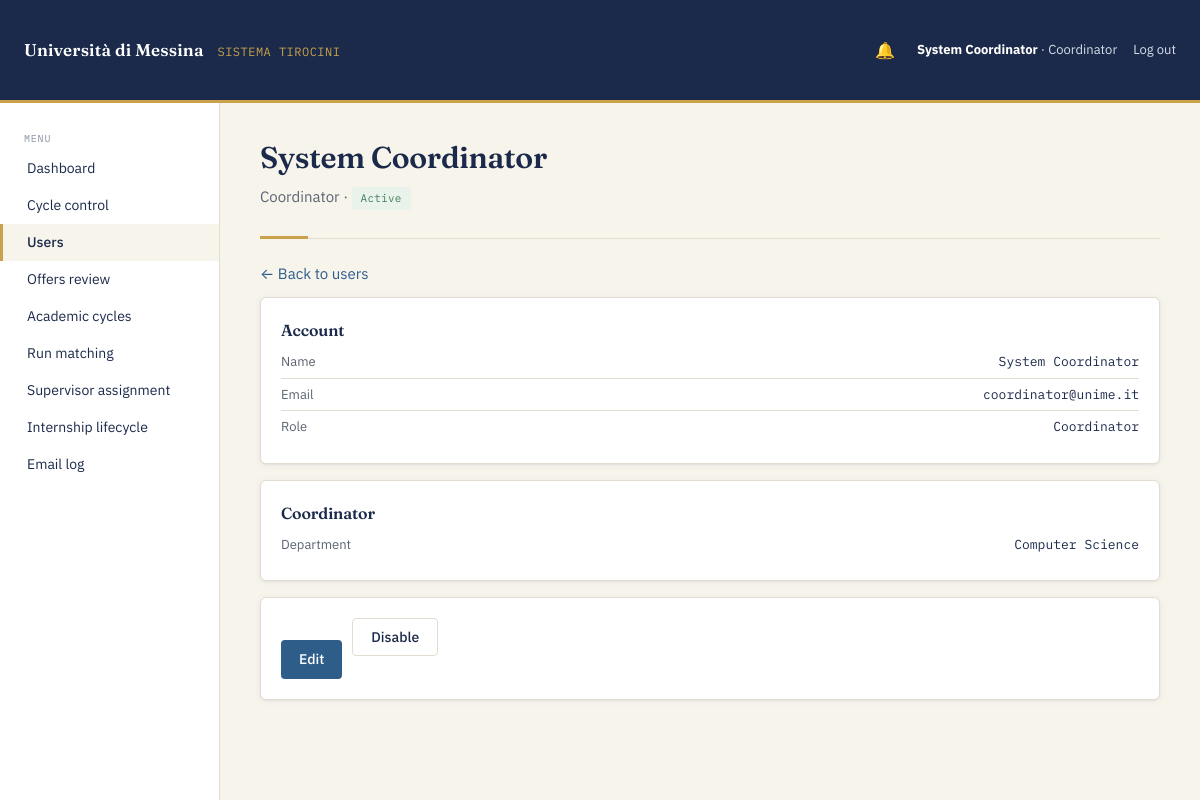
The app's page /admin/user-profile.php?id=1 (signed in) with its own data.
### tables this page shows
CREATE TABLE `users` (
  `id`            INT UNSIGNED AUTO_INCREMENT PRIMARY KEY,
  `email`         VARCHAR(255) NOT NULL UNIQUE,
  `password_hash` VARCHAR(255) NOT NULL,
  `role`          ENUM('student','professor','company','coordinator') NOT NULL,
  `first_name`    VARCHAR(100) NOT NULL,
  `last_name`     VARCHAR(100) NOT NULL,
  `is_active`     TINYINT(1) NOT NULL DEFAULT 1,
  `created_at`    DATETIME NOT NULL DEFAULT CURRENT_TIMESTAMP,
  `updated_at`    DATETIME NOT NULL DEFAULT CURRENT_TIMESTAMP ON UPDATE CURRENT_TIMESTAMP,
  INDEX `idx_role` (`role`)
);

CREATE TABLE `coordinators` (
  `id`                    INT UNSIGNED AUTO_INCREMENT PRIMARY KEY,
  `user_id`               INT UNSIGNED NOT NULL UNIQUE,
  `department`            VARCHAR(150) NOT NULL,
  `created_at`            DATETIME NOT NULL DEFAULT CURRENT_TIMESTAMP,
  `updated_at`            DATETIME NOT NULL DEFAULT CURRENT_TIMESTAMP ON UPDATE CURRENT_TIMESTAMP,
  FOREIGN KEY (`user_id`) REFERENCES `users`(`id`) ON DELETE CASCADE
);

### includes/auth.php (called while the page is built, shortened)
<?php
function currentUser() {
    return [
        'id' => $_SESSION['user_id'] ?? null,
        'role' => $_SESSION['role'] ?? null,
        'name' => $_SESSION['name'] ?? null,
    ];
}

### admin/user-profile.php (the view, shortened to what this page needs)
<?php
require '../includes/db.php';
require '../includes/auth.php';
$activePage = 'users';
$userId = (int)($_GET['id'] ?? $_POST['user_id'] ?? 0);
$stmt = $db->prepare("SELECT * FROM users WHERE id = ?");
$stmt->execute([$userId]);
$u = $stmt->fetch();
if ($u['role'] === 'student') {
    $stmt = $db->prepare("SELECT * FROM students WHERE user_id = ?");
} elseif ($u['role'] === 'professor') {
    $stmt = $db->prepare("SELECT * FROM professors WHERE user_id = ?");
} elseif ($u['role'] === 'company') {
    $stmt = $db->prepare("SELECT * FROM companies WHERE user_id = ?");
} else {
    $stmt = $db->prepare("SELECT * FROM coordinators WHERE user_id = ?");
}
$stmt->execute([$userId]);
$roleProfile = $stmt->fetch();
$stmt = $db->prepare("SELECT * FROM users WHERE id = ?");
$stmt->execute([$userId]);
$u = $stmt->fetch();
$isPending = ($u['role'] === 'student' && ($roleProfile['registration_status'] ?? '') === 'pending');
$editMode  = isset($_GET['edit']);
require '../includes/header.php';
?>
<div class="page-header">
    <h1><?= htmlspecialchars($u['first_name'] . ' ' . $u['last_name']) ?></h1>
    <p>
        <?= htmlspecialchars(ucfirst($u['role'])) ?> ·
        <span class="badge badge-<?= $u['is_active'] ? 'open' : 'closed' ?>"><?= $u['is_active'] ? 'Active' : 'Disabled' ?></span>
    </p>
</div>
<p><a href="<?= BASE_URL ?>/admin/users.php">← Back to users</a></p>
<?php if (!$editMode): ?>
    <div class="card">
        <h3>Account</h3>
        <div class="field-row"><span>Name</span><span><?= htmlspecialchars($u['first_name'] . ' ' . $u['last_name']) ?></span></div>
        <div class="field-row"><span>Email</span><span><?= htmlspecialchars($u['email']) ?></span></div>
        <div class="field-row"><span>Role</span><span><?= htmlspecialchars(ucfirst($u['role'])) ?></span></div>
    </div>
    <?php if ($u['role'] === 'student' && $roleProfile): ?>
        <div class="card">
            <h3>Identity</h3>
            <div class="field-row"><span>Matricola</span><span><?= htmlspecialchars($roleProfile['matricola']) ?></span></div>
            <div class="field-row"><span>Program</span><span><?= htmlspecialchars($roleProfile['program']) ?></span></div>
            <div class="field-row"><span>Enrollment year</span><span><?= htmlspecialchars($roleProfile['enrollment_year']) ?></span></div>
            <div class="field-row"><span>GPA</span><span><?= $roleProfile['gpa'] !== null ? htmlspecialchars($roleProfile['gpa']) : '—' ?></span></div>
        </div>
        <div class="card">
            <h3>Academic record</h3>
            <div class="field-row"><span>Total CFU</span><span><strong><?= (int)$roleProfile['total_cfu'] ?></strong></span></div>
            <?php if (empty($academicRecords)): ?>
                <p style="font-size:13px;color:var(--slate-light);margin-top:12px;">No exams on file.</p>
            <?php else: ?>
                <table style="margin-top:12px;">
                    <thead><tr><th>Exam</th><th>CFU</th><th>Grade</th><th>Date</th></tr></thead>
                    <tbody>
                    <?php foreach ($academicRecords as $r): ?>
                        <tr>
                            <td><?= htmlspecialchars($r['exam_name']) ?></td>
                            <td><?= (int)$r['cfu'] ?></td>
                            <td><?= htmlspecialchars($r['grade'] ?? '—') ?></td>
                            <td><?= htmlspecialchars($r['exam_date'] ?? '—') ?></td>
                        </tr>
                    <?php endforeach; ?>
                    </tbody>
                </table>
            <?php endif; ?>
        </div>
        <?php if (!empty($roleProfile['competency_description'])): ?>
            <div class="card">
                <h3>Competency description</h3>
                <p><?= nl2br(htmlspecialchars($roleProfile['competency_description'])) ?></p>
            </div>
        <?php endif; ?>
    <?php elseif ($u['role'] === 'coordinator' && $roleProfile): ?>
        <div class="card">
            <h3>Coordinator</h3>
            <div class="field-row"><span>Department</span><span><?= htmlspecialchars($roleProfile['department']) ?></span></div>
        </div>
    <?php endif; ?>
    <div class="card" style="display:flex;gap:10px;flex-wrap:wrap;">
        <a href="<?= BASE_URL ?>/admin/user-profile.php?id=<?= $userId ?>&edit=1" class="btn btn-primary" style="width:auto;">Edit</a>
        <?php if ($isPending): ?>
            <form method="post" style="margin:0;">
                <input type="hidden" name="user_id" value="<?= $userId ?>">
                <input type="hidden" name="action" value="approve">
                <button type="submit" class="btn btn-primary" style="width:auto;background:#16a34a;"
                        onclick="return confirm('Approve <?= htmlspecialchars(addslashes($u['first_name'].' '.$u['last_name'])) ?>?');">
                    Approve
                </button>
            </form>
            <form method="post" style="margin:0;"
                  onsubmit="return confirm('Reject this registration?');">
                <input type="hidden" name="user_id" value="<?= $userId ?>">
                <input type="hidden" name="action" value="reject">
                <button type="submit" class="btn btn-secondary" style="width:auto;">Reject</button>
            </form>
        <?php else: ?>
            <form method="post" style="margin:0;"
                  onsubmit="return confirm('<?= $u['is_active'] ? 'Disable' : 'Enable' ?> <?= htmlspecialchars(addslashes($u['first_name'].' '.$u['last_name'])) ?>?');">
                <button type="submit" class="btn btn-secondary" style="width:auto;">
                    <?= $u['is_active'] ? 'Disable' : 'Enable' ?>
                </button>
            </form>
        <?php endif; ?>
    </div>
<?php endif; ?>
<?php require '../includes/footer.php'; ?>

### includes/header.php (shortened to what this page needs)
<?php
$user = currentUser();
$unreadCount = 0;
if (isset($user['id']) && $user['id']) {
    global $db;
    $stmt = $db->prepare("SELECT COUNT(*) FROM notifications WHERE user_id = ? AND is_read = 0");
    $stmt->execute([$user['id']]);
    $unreadCount = (int)$stmt->fetchColumn();
}
$navByRole = [
    'student' => [
        ['Dashboard', BASE_URL . '/dashboard.php', 'dashboard'],
        ['Browse internships', BASE_URL . '/internships.php', 'internships'],
        ['My preferences', BASE_URL . '/student/preferences.php', 'preferences'],
        ['My applications', BASE_URL . '/applications.php', 'applications'],
        ['My placement', BASE_URL . '/student/my-placement.php', 'my-placement'],
        ['My profile', BASE_URL . '/profile.php', 'profile'],
    ],
    'professor' => [
        ['Dashboard', BASE_URL . '/dashboard.php', 'dashboard'],
        ['My offers', BASE_URL . '/professor/my-offers.php', 'my-offers'],
        ['Post an offer', BASE_URL . '/professor/post-offer.php', 'post-offer'],
        ['Applicants', BASE_URL . '/professor/applicants.php', 'applicants'],
        ['Rank applicants', BASE_URL . '/professor/rank-applicants.php', 'rank-applicants'],
        ['My students', BASE_URL . '/professor/students.php', 'students'],
        ['Supervised placements', BASE_URL . '/professor/supervised.php', 'supervised'],
        ['My profile', BASE_URL . '/profile.php', 'profile'],
    ],
    'company' => [
        ['Dashboard', BASE_URL . '/dashboard.php', 'dashboard'],
        ['My offers', BASE_URL . '/company/my-offers.php', 'my-offers'],
        ['Post an offer', BASE_URL . '/company/post-offer.php', 'post-offer'],
        ['Applicants', BASE_URL . '/company/applicants.php', 'applicants'],
        ['Rank applicants', BASE_URL . '/company/rank-applicants.php', 'rank-applicants'],
        ['My profile', BASE_URL . '/profile.php', 'profile'],
    ],
    'coordinator' => [
        ['Dashboard', BASE_URL . '/dashboard.php', 'dashboard'],
        ['Cycle control', BASE_URL . '/admin/cycle-control.php', 'cycle-control'],
        ['Users', BASE_URL . '/admin/users.php', 'users'],
        ['Offers review', BASE_URL . '/admin/offer-reviews.php', 'offer-reviews'],
        ['Academic cycles', BASE_URL . '/admin/cycles.php', 'cycles'],
        ['Run matching', BASE_URL . '/admin/run-matching.php', 'run-matching'],
        ['Supervisor assignment', BASE_URL . '/admin/supervisor-assignments.php', 'supervisor-assignments'],
        ['Internship lifecycle', BASE_URL . '/admin/lifecycle-dashboard.php', 'lifecycle'],
        ['Email log', BASE_URL . '/admin/email-log.php', 'email-log'],
    ],
];
$navItems = $navByRole[$user['role']] ?? [];
?>
<!DOCTYPE html>
<html lang="en">
<head>
    <link rel="stylesheet" href="<?= BASE_URL ?>/assets/css/style.css">
</head>
<body>
<div class="app-shell">
    <div class="letterhead">
        <div class="crest">Università di Messina <span>SISTEMA TIROCINI</span></div>
        <div class="who">
            <a href="<?= BASE_URL ?>/notifications.php" class="bell">
                🔔 <?php if ($unreadCount > 0): ?><span class="bell-count"><?= $unreadCount ?></span><?php endif; ?>
            </a>
            <span><strong><?= htmlspecialchars($user['name']) ?></strong> · <?= htmlspecialchars(ucfirst($user['role'])) ?></span>
            <a href="<?= BASE_URL ?>/logout.php">Log out</a>
        </div>
    </div>
    <aside class="sidebar">
        <nav>
            <div class="nav-label">Menu</div>
            <?php foreach ($navItems as [$label, $href, $pageId]): ?>
                <a class="nav-item <?= (isset($activePage) && $activePage === $pageId) ? 'active' : '' ?>" href="<?= $href ?>"><?= htmlspecialchars($label) ?></a>
            <?php endforeach; ?>
        </nav>
    </aside>
    <main class="main">

### includes/footer.php
</main>
</div>
</body>
</html>

### assets/css/style.css (style rules this page uses)
:root { --ink-navy: #1B2A4A; --strait-blue: #2F5D8A; --strait-blue-dark: #244a6e; --mosaic-gold: #C9A24B; --parchment: #F7F4EC; --paper: #FFFFFF; --slate: #5B6472; --slate-light: #8A93A3; --border: #E2DDD0; --sea-green: #3F7D58; --sea-green-bg: #E9F3EC; --clay-red: #B5483E; --clay-red-bg: #FBEBE9; --amber: #A9762B; --amber-bg: #FBF3E3; --font-display: 'Fraunces', Georgia, serif; --font-body: 'IBM Plex Sans', -apple-system, sans-serif; --font-mono: 'IBM Plex Mono', 'Courier New', monospace; --radius: 6px; --shadow: 0 1px 2px rgba(27,42,74,0.06), 0 1px 8px rgba(27,42,74,0.05); }
* { box-sizing: border-box; }
html, body { margin: 0; padding: 0; background: var(--parchment); color: var(--ink-navy); font-family: var(--font-body); font-size: 15px; line-height: 1.5; }
h1, h2, h3 { font-family: var(--font-display); font-weight: 600; color: var(--ink-navy); margin: 0 0 4px; letter-spacing: -0.01em; }
h1 { font-size: 30px; }
h3 { font-size: 16px; }
a { color: var(--strait-blue); text-decoration: none; }
p { color: var(--slate); margin: 0 0 12px; }
.app-shell { display: grid; grid-template-columns: 220px 1fr; min-height: 100vh; }
.letterhead { grid-column: 1 / -1; background: var(--ink-navy); border-bottom: 3px solid var(--mosaic-gold); padding: 10px 24px; display: flex; justify-content: space-between; align-items: center; }
.letterhead .crest { color: #fff; font-family: var(--font-display); font-size: 17px; font-weight: 600; letter-spacing: 0.01em; }
.letterhead .crest span { color: var(--mosaic-gold); font-family: var(--font-mono); font-size: 12px; font-weight: 400; margin-left: 10px; letter-spacing: 0.04em; }
.letterhead .who { color: #D8DEEA; font-size: 13px; display: flex; align-items: center; gap: 16px; }
.letterhead .who a { color: #D8DEEA; }
.letterhead .who strong { color: #fff; }
.sidebar { background: var(--paper); border-right: 1px solid var(--border); padding: 24px 0; }
.sidebar nav { display: flex; flex-direction: column; }
.sidebar .nav-label { font-family: var(--font-mono); font-size: 10px; letter-spacing: 0.08em; text-transform: uppercase; color: var(--slate-light); padding: 4px 24px; margin-top: 18px; }
.sidebar .nav-label:first-child { margin-top: 0; }
.sidebar a.nav-item { padding: 8px 24px; color: var(--ink-navy); font-size: 14px; border-left: 3px solid transparent; }
.sidebar a.nav-item.active { border-left-color: var(--mosaic-gold); background: var(--parchment); font-weight: 500; }
.main { padding: 32px 40px; max-width: 980px; }
.page-header { margin-bottom: 24px; padding-bottom: 16px; border-bottom: 1px solid var(--border); position: relative; }
.page-header::after { content: ''; position: absolute; bottom: -1px; left: 0; width: 48px; height: 3px; background: var(--mosaic-gold); }
.page-header p { margin-top: 6px; }
.card { background: var(--paper); border: 1px solid var(--border); border-radius: var(--radius); padding: 20px; box-shadow: var(--shadow); position: relative; margin-bottom: 16px; }
.badge { display: inline-block; font-family: var(--font-mono); font-size: 11px; padding: 3px 9px; border-radius: 3px; letter-spacing: 0.02em; }
.badge-open, .badge-active, .badge-accepted { background: var(--sea-green-bg); color: var(--sea-green); }
.btn { display: inline-block; padding: 9px 18px; border-radius: 4px; border: none; font-family: var(--font-body); font-size: 14px; font-weight: 500; cursor: pointer; text-decoration: none; }
.btn-primary { background: var(--strait-blue); color: #fff; width: 100%; margin-top: 22px; }
.btn-secondary { background: var(--paper); color: var(--ink-navy); border: 1px solid var(--border); }
.field-row { display: flex; justify-content: space-between; padding: 6px 0; border-bottom: 1px solid var(--border); font-size: 13px; }
.field-row:last-child { border-bottom: none; }
.field-row span:first-child { color: var(--slate); }
.field-row span:last-child { font-family: var(--font-mono); }
.bell { position: relative; font-size: 16px; padding: 2px 6px; text-decoration: none; color: #D8DEEA; }

### records on screen
users: role "Coordinator", first_name+last_name "System Coordinator", email "coordinator@unime.it"
coordinators: department "Computer Science"

### other values on screen
$user['name'] "System Coordinator"
$label "Dashboard"
$label "Cycle control"
$label "Users"
$label "Offers review"
$label "Academic cycles"
$label "Run matching"
$label "Supervisor assignment"
$label "Internship lifecycle"
$label "Email log"
